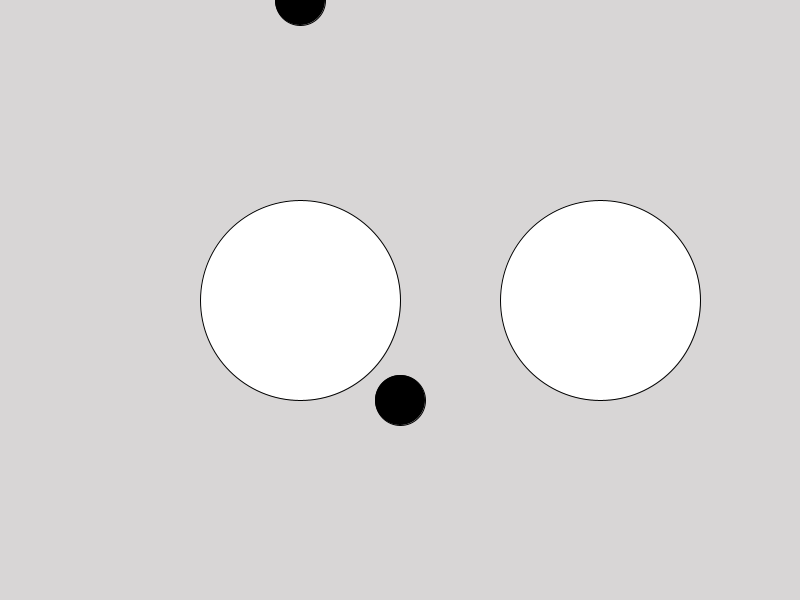
Frame 1 (no input)
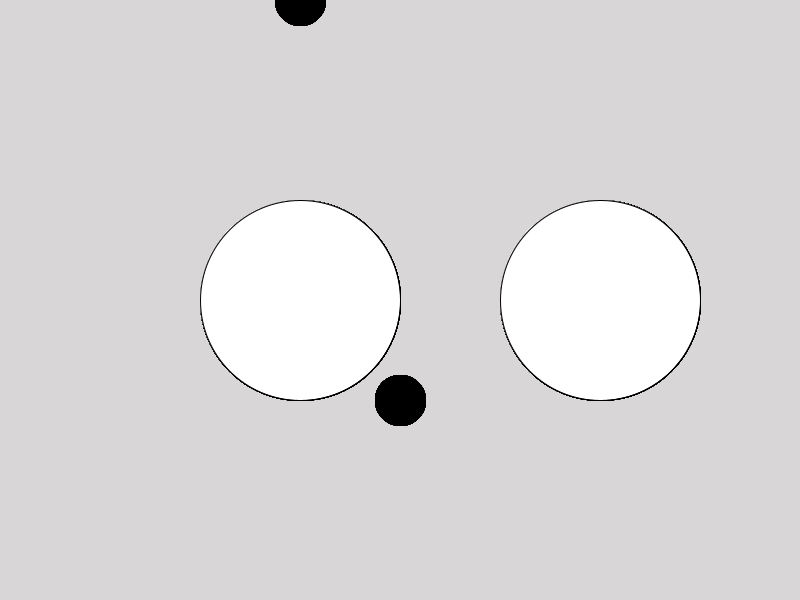
Frame 60 (the mouse pressed at the canvas centre just before this capture)
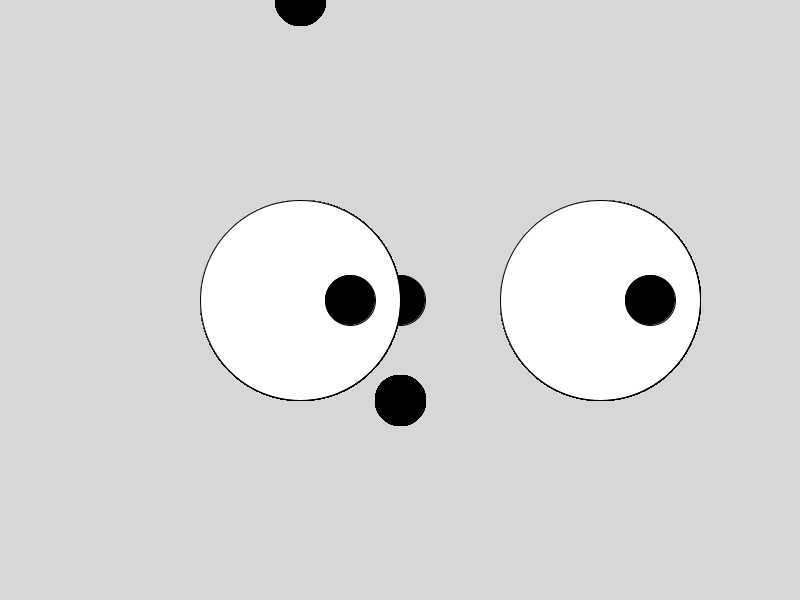
Frame 120 (the mouse held since frame 60 and released just before this capture)

The Processing sketch that drew these frames (run headless with seeded random() and noise(); from frame 60 on, the mouse is pressed at the canvas centre):

// Processing sketch: GooglyEyesPartial
// ── GooglyEyesPartial.pde
void setup() {
size(800,600);
background(#D8D6D6);
}

void draw() {
 fill(#FFFFFF);
ellipse(300,300,200,200);
ellipse(600,300,200,200);
fill(#000000);
if(mouseX < 250) {
  ellipse(400,400,50,50);
}
else {
  ellipse(mouseX,mouseY,50,50);
}
if(mouseX > 350) {
  mouseX = 350;
}
ellipse(mouseX + 300,mouseY,50,50);
}
